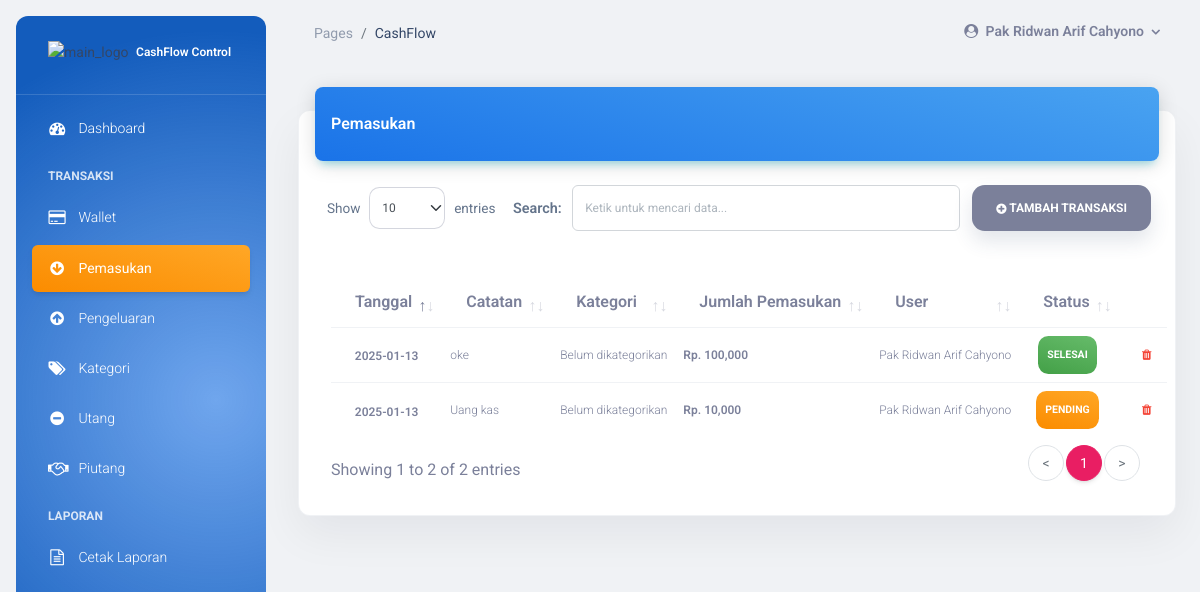
Screenshot of /main.php?module=pemasukan (signed in) with the database file from the repository.
### tables this page shows
CREATE TABLE
  `pemasukan` (
    `id_pemasukan` int (11) NOT NULL AUTO_INCREMENT,
    `tanggal` date NOT NULL,
    `catatan` text NOT NULL,
    `jumlah` int (11) NOT NULL,
    `user` int (11) NOT NULL,
    `id_kategori` int (11) DEFAULT NULL,
    `status` enum ('pending', 'selesai') NOT NULL,
    PRIMARY KEY (`id_pemasukan`),
    KEY `idx_pemasukan_user` (`user`),
    KEY `idx_pemasukan_kategori` (`id_kategori`)
  );

CREATE TABLE
  `user` (
    `id_user` int (11) NOT NULL AUTO_INCREMENT,
    `username` varchar(20) NOT NULL,
    `nama` varchar(50) NOT NULL,
    `email` varchar(50) NOT NULL,
    `password` varchar(255) NOT NULL,
    `no_telp` varchar(13) NOT NULL,
    `foto` varchar(255) NOT NULL DEFAULT 'default.png',
    `role` enum ('admin', 'user') NOT NULL DEFAULT 'user',
    `create_at` timestamp NOT NULL DEFAULT current_timestamp(),
    `last_login_at` datetime DEFAULT NULL,
    `last_profile_update_at` datetime DEFAULT NULL,
    `is_active` enum ('0', '1') NOT NULL DEFAULT '1',
    PRIMARY KEY (`id_user`)
  );

### view_pemasukan.php (the view, shortened to what this page needs)
<?php
include "includes/koneksi.php";
$userYangSedangLogin = (int) $_SESSION['id_user'];
$transaksiQuery = "SELECT pemasukan.*, user.nama, kategori.nama_kategori
                   FROM pemasukan
                   INNER JOIN user ON pemasukan.user = user.id_user
                   LEFT JOIN kategori
                       ON pemasukan.id_kategori = kategori.id_kategori
                      AND kategori.user_id = pemasukan.user
                      AND kategori.tipe_kategori = 'pemasukan'
                   WHERE user.id_user = ?
                   ORDER BY pemasukan.tanggal DESC, pemasukan.id_pemasukan DESC";
$transaksiStmt = mysqli_prepare($con, $transaksiQuery);
mysqli_stmt_bind_param($transaksiStmt, "i", $userYangSedangLogin);
mysqli_stmt_execute($transaksiStmt);
$transaksiResult = mysqli_stmt_get_result($transaksiStmt);
?>
<div class="container-fluid py-4">
    <div class="row">
        <div class="col-12">
            <div class="card my-4">
                <div class="card-header p-0 position-relative mt-n4 mx-3 z-index-2">
                    <div class="bg-gradient-info shadow-info border-radius-lg pt-4 pb-3">
                        <h6 class="text-white text-capitalize ps-3">Pemasukan</h6>
                    </div>
                </div>
                <div class="card-body px-0 pb-2">
                    <div class="text-end me-3">
                        <button type="button" class="btn btn-secondary" data-bs-toggle="modal"
                            data-bs-target="#modalTambah">
                            <i class="fa fa-plus-circle" aria-hidden="true"></i> Tambah Transaksi
                        </button>
                    </div>
                    <div class="table-responsive p-4 mx-2">
                        <table class="table align-items-center mb-0" id="datatable">
                            <thead>
                                <tr>
                                    <th>Tanggal</th>
                                    <th>Catatan</th>
                                    <th>Kategori</th>
                                    <th>Jumlah Pemasukan</th>
                                    <th>User</th>
                                    <th>Status</th>
                                    <th></th>
                                </tr>
                            </thead>
                            <tbody>
                                <?php while ($row = mysqli_fetch_assoc($transaksiResult)) { ?>
                                    <?php
                                    $statusTransaksi = (string) ($row['status'] ?? 'pending');
                                    $targetStatus = $statusTransaksi === 'selesai' ? 'pending' : 'selesai';
                                    $targetStatusLabel = ucfirst($targetStatus);
                                    ?>
                                    <tr>
                                        <td class="align-middle text-center">
                                            <span class="text-secondary text-xs font-weight-bold"><?= htmlspecialchars($row['tanggal']) ?></span>
                                        </td>
                                        <td>
                                            <p class="text-xs text-secondary mb-0"><?= htmlspecialchars($row['catatan']) ?></p>
                                        </td>
                                        <td>
                                            <p class="text-xs text-secondary mb-0">
                                                <?= htmlspecialchars($row['nama_kategori'] ?? 'Belum dikategorikan') ?>
                                            </p>
                                        </td>
                                        <td>
                                            <p class="text-xs font-weight-bold mb-0">Rp. <?= number_format((float) ($row['jumlah'] ?? 0)) ?></p>
                                        </td>
                                        <td>
                                            <p class="text-xs text-secondary mb-0"><?= htmlspecialchars($row['nama']) ?></p>
                                        </td>
                                        <td class="align-middle text-center text-sm">
                                            <form action="aksi_pemasukan.php?act=l" method="post" class="d-inline">
                                                <button type="submit"
                                                    data-confirm="true"
                                                    data-confirm-title="Ubah status transaksi?"
                                                    data-confirm-text="Status transaksi akan diubah menjadi <?= htmlspecialchars($targetStatusLabel, ENT_QUOTES, 'UTF-8') ?>."
                                                    data-confirm-confirm-text="Ya, ubah"
                                                    data-confirm-cancel-text="Batal"
                                                    class="badge badge-sm <?= $statusTransaksi === 'selesai' ? 'bg-gradient-success' : 'bg-gradient-warning' ?> border-0 text-white">
                                                    <?= htmlspecialchars($statusTransaksi, ENT_QUOTES, 'UTF-8') ?>
                                                </button>
                                            </form>
                                        </td>
                                        <td class="align-middle">
                                            <form action="aksi_pemasukan.php?act=h" method="post" class="d-inline">
                                                <button type="submit"
                                                    data-confirm="true"
                                                    data-confirm-title="Hapus pemasukan ini?"
                                                    data-confirm-text="Data pemasukan yang dihapus tidak bisa dikembalikan."
                                                    data-confirm-confirm-text="Ya, hapus"
                                                    data-confirm-cancel-text="Batal"
                                                    class="text-secondary text-danger font-weight-bold text-xs border-0 bg-transparent p-0">
                                                    <i class="fa fa-trash" aria-hidden="true"></i>
                                                </button>
                                            </form>
                                        </td>
                                    </tr>
                                <?php } ?>
                            </tbody>
                        </table>
                    </div>
                </div>
            </div>
        </div>
    </div>
</div>

### assets/css/app-responsive.css (style rules this page uses)
html { overflow-x: hidden; }
body.g-sidenav-show { min-height: 100vh; overflow-x: hidden; }
.app-main-content .table-responsive { overflow-x: auto; -webkit-overflow-scrolling: touch; }
.app-main-content .table-responsive .table { margin-bottom: 0; }
.app-main-content .btn, .app-main-content .form-control, .app-main-content select.form-control { touch-action: manipulation; }
.app-main-content .icon.icon-shape > i, .app-main-content .icon.icon-shape > .material-icons, .app-main-content .btn > i, .app-main-content .btn > .material-icons { display: inline-flex !important; position: static !important; top: auto !important; right: auto !important; bottom: auto !important; left: auto !important; align-items: center !important; justify-content: center !important; width: auto !important; height: auto !important; margin: 0 !important; line-height: 1 !important; vertical-align: middle !important; transform: none !important; }
.app-main-content .card { border: 1px solid rgba(148, 163, 184, 0.14); box-shadow: 0 18px 45px rgba(15, 23, 42, 0.06); }
.cashflow-table-action { flex: 0 0 auto; margin: 0 !important; text-align: right !important; }
.cashflow-table-action .btn { margin-bottom: 0; min-height: 46px; border-radius: 0.8rem; box-shadow: 0 10px 20px rgba(52, 71, 103, 0.14); }
.app-main-content .table-responsive { scrollbar-width: thin; scrollbar-color: rgba(100, 116, 139, 0.42) transparent; }
.app-main-content .table td.align-middle > a, .app-main-content .table td.align-middle > button, .app-main-content .table td.align-middle > form > button { display: inline-flex; min-width: 38px; min-height: 38px; align-items: center; justify-content: center; border-radius: 0.65rem; }
.app-main-content .table td.align-middle > form { display: inline-flex !important; margin-right: 0.25rem; vertical-align: middle; }
.app-main-content .badge.bg-gradient-warning { color: #fff; }

### main.php (style rules this page uses)
body.g-sidenav-show { overflow-x: hidden; }
@media (min-width: 1200px) { body.g-sidenav-show { overflow-y: auto; } }

### rows the page displays
pemasukan: tanggal "2025-01-13", catatan "oke", nama_kategori "Belum dikategorikan", jumlah "100,000", user.nama "Pak Ridwan Arif Cahyono", status "SELESAI"
pemasukan: tanggal "2025-01-13", catatan "Uang kas", nama_kategori "Belum dikategorikan", jumlah "10,000", user.nama "Pak Ridwan Arif Cahyono", status "PENDING"

### other values shown
$_SESSION['nama'] "Pak Ridwan Arif Cahyono"
